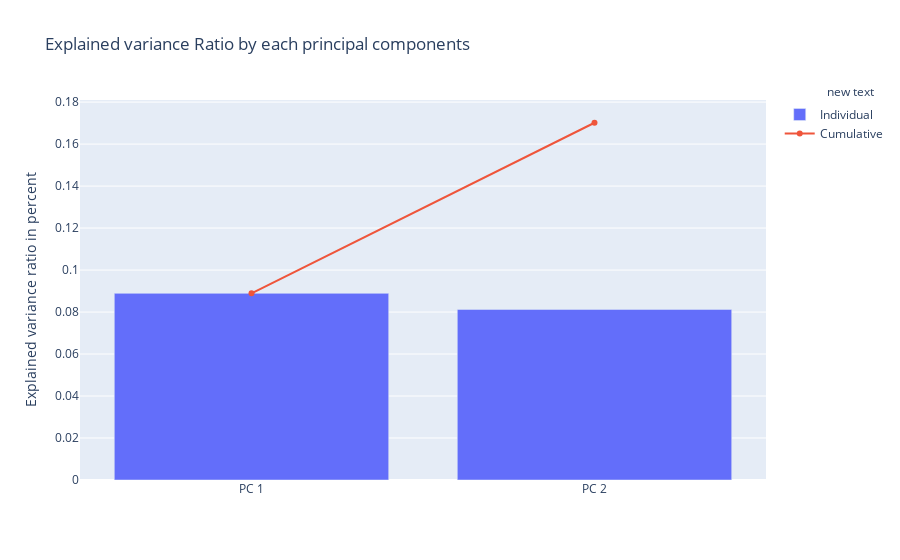

The code cell stored with this chart in its notebook:
### Code cell
var_ratio = pca.explained_variance_ratio_
cum_var_ratio = np.cumsum(var_ratio)

trace1 = dict(
    type='bar',
    x=['PC %s' %i for i in range(1,5)],
    y=var_ratio,
    name='Individual'
)

trace2 = dict(
    type='scatter',
    x=['PC %s' %i for i in range(1,5)], 
    y=cum_var_ratio,
    name='Cumulative'
)

data = [trace1, trace2]

layout=dict(
    title='Explained variance Ratio by each principal components',
    yaxis=dict(
        title='Explained variance ratio in percent'
    ),
    annotations=list([
        dict(
            x=1.16,
            y=1.05,
            xref='paper',
            yref='paper',
            showarrow=False,
        )
    ])
)

fig = dict(data=data, layout=layout)
iplot(fig)

### Figure 1 — Plotly figure (JSON) as saved in the notebook; plotly's stock layout.template omitted (floating-point values rounded to 4 significant figures)
{"data": [{"name": "Individual", "type": "bar", "x": ["PC 1", "PC 2", "PC 3", "PC 4"], "y": [0.08891, 0.08125]}, {"name": "Cumulative", "type": "scatter", "x": ["PC 1", "PC 2", "PC 3", "PC 4"], "y": [0.08891, 0.1702]}], "layout": {"annotations": [{"showarrow": false, "x": 1.16, "xref": "paper", "y": 1.05, "yref": "paper"}], "title": {"text": "Explained variance Ratio by each principal components"}, "yaxis": {"title": {"text": "Explained variance ratio in percent"}}}}
